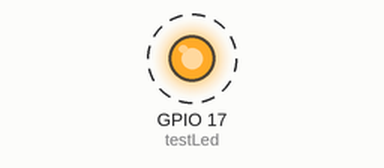
Recording of a program running on a simulated ESP32. Shown: output pins drawn as LEDs (lit = HIGH). Dashed ring = blinking.

Above: at 0.2 s.
Timing chart, 0 to 3.0 s (numbered marks = the images above):
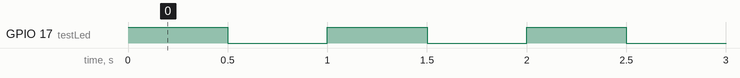

Measured:
- by itself, GPIO 17 (testLed): alternates HIGH for 0.50 s and LOW for 0.50 s

The program:

main.cpp
```cpp
#include <Arduino.h>
#include <Wire.h>
#include <IRremoteESP8266.h>
#include <IRrecv.h>

const int ReceiverPin = 5;

void i2cScanner();
int testLed = 17;

void setup() {
 Serial.begin(115200);
 Wire.begin();
 pinMode(testLed,OUTPUT);
 digitalWrite(testLed,HIGH);


}

void loop() {
  digitalWrite(testLed,HIGH);
  delay(500);
  digitalWrite(testLed,LOW);
  delay(500);


}

void i2cScanner(){


}
```
